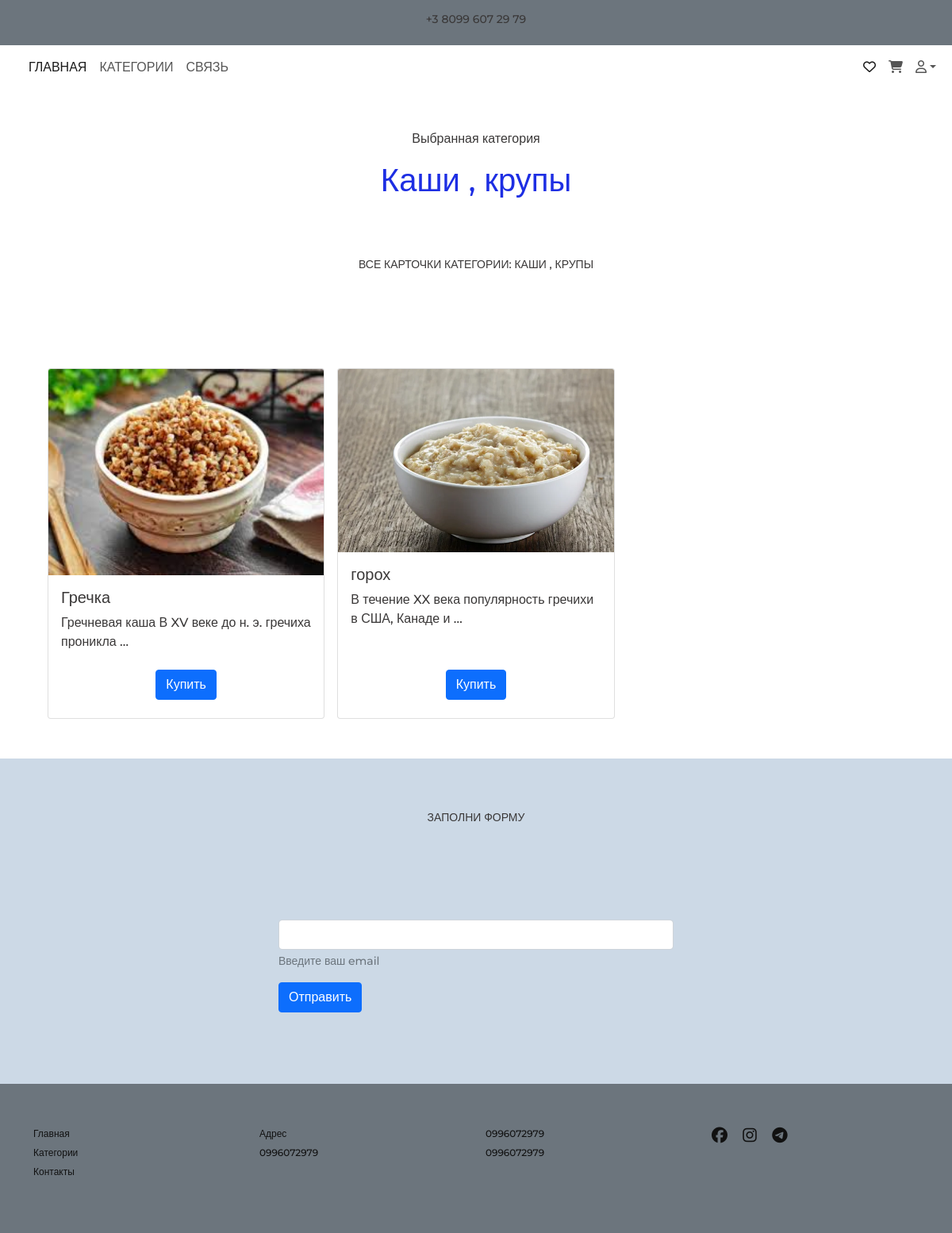
Screenshot of /category/kashi-krupy/ with the database file from the repository.
### shop/models.py (models this page shows, shortened)
class Product(models.Model):
    category = models.ForeignKey(Category,
                                 related_name='products', on_delete=models.CASCADE)
    name = models.CharField(max_length=200)
    slug = models.SlugField(max_length=200)
    image = models.ImageField(upload_to='products/%Y/%m/%d', blank=True)
    description = models.TextField(blank=True)
    price = models.DecimalField(max_digits=10, decimal_places=2)
    available = models.BooleanField(default=True)
    created = models.DateTimeField(auto_now_add=True)
    updated = models.DateTimeField(auto_now=True)
    class Meta:
        ordering = ['name']
        indexes = [
            models.Index(fields=['id', 'slug']),
            models.Index(fields=['name']),
            models.Index(fields=['-created']),
        ]
    def get_absolute_url(self):
        return reverse('shop:product_detail',
                       args=[self.id, self.slug]
                       )

class Category(models.Model):
    name = models.CharField(max_length=200)
    slug = models.SlugField(max_length=200, unique=True)
    image = models.ImageField(upload_to='category_image/', blank=True, null=True)
    description = models.TextField(default=None)
    class Meta:
        ordering = ['name']
        indexes = [
            models.Index(fields=['name'])
        ]
        verbose_name = 'category'
        verbose_name_plural = 'categories'

### shop/views.py (the view)
# urls.py: path('category/<slug:category_slug>/', views.ProductByCategory.as_view(), name='product-list-by-category'),#category page
class ProductByCategory(ListView):
    model = Product
    template_name = 'shop/product/list_by_category.html'
    context_object_name = 'category_product'
    def get_queryset(self):
        category_slug = self.kwargs['category_slug']
        category = Category.objects.get(slug=category_slug)
        return Product.objects.filter(category=category)

### contact/templatetags/contact_tags.py (called while the page is built)
@register.inclusion_tag('contact/tags/form.html')
def contact_form_page():
    return {'contact_form': ContactForm}

### shop/templates/shop/product/list_by_category.html (shortened to what this page needs)
{% extends 'shop/base.html' %}
{% load static %}
{% block content %}
<section>
    <div class="conteiner">
        <div class="row justify-content-center align-items-center text-center">
            <div class="col">
                <p>Выбранная категория</p>
                <h1 style="color: #1d2ee3"  >{{ category_product.first.category.name }}</h1>
            </div>
        </div>
    </div>
</section>
<div class="p-3 section-title mb-5">
  <div class="container">
      <div class="row justify-content-center align-items-center text-center">
          <div class="col-md-6">
              <h4>Все карточки категории: {{ category_product.first.category.name }}</h4>
          </div>
      </div>
  </div>
</div>
<section class="main-content px-5">
    <div class="container">
        <div class="row row-cols-1 row-cols-md-2 row-cols-lg-3 g-3">
            {% for category in category_product %}
                <div class="col">
                    <div class="card h-100">
                        <img src="{{ category.image.url }}" class="card-img-top img-fluid w-100" alt="..." style="object-fit: cover;">
                        <div class="card-body d-flex flex-column">
                            <h5 class="card-title">{{ category.name }}</h5>
                            <p class="card-text">{{ category.description|truncatewords:10 }}</p>
                            <div class="btn mt-auto">
                                 <a href="{{ category.get_absolute_url }}" class="btn btn-primary">Купить</a>
                            </div>
                        </div>
                    </div>
                </div>
            {% endfor %}
        </div>
    </div>
</section>
{% endblock %}

### shop/static/CSS/style.css (style rules this page uses)
html { font-size: 16px; }
body { font-family: "Montserrat", sans-serif; font-size: 16px; font-weight: 500; color: #3a3838; background-color: #fff; min-width: 320px; }
img { max-width: 100%; height: auto; }
section { padding: 50px 0; }
a { color: #111; }
.section-title h4 { font-size: 14px; text-transform: uppercase; }

### rows the page displays
Product: first.category.name "Каши , крупы", first.category.name "КАШИ , КРУПЫ", image (picture), name "Гречка", description "Гречневая каша В XV веке до н. э. гречиха проникла …"
Product: image (picture), name "горох", description "В течение XX века популярность гречихи в США, Канаде и …"
